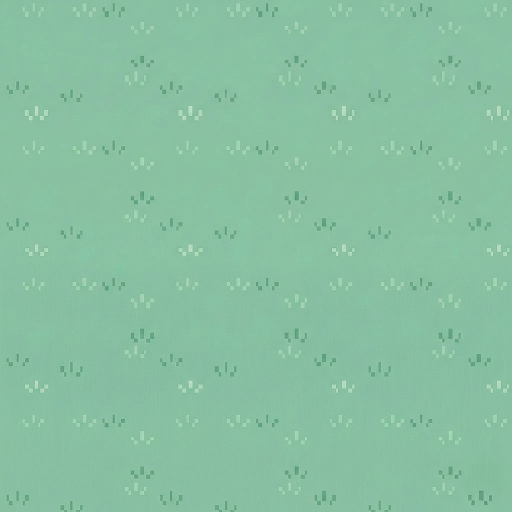
#> input picture assets/grass.png, 512 x 512 px, given in place of claude_waving_neutral.png, which was not available
$ python make-preview.py
#> lines starting #> are read from the running program, lines starting #| are printed output that depends on the picture; pictures that were not available may be replaced by others from this repository, and a replacement may not be noted
#!/usr/bin/env python3
"""Génère assets/preview.gif depuis les sprites du projet.

Scénario : arrivée (waving) -> working -> waiting -> sleeping -> jardin (idle_happy
sur grass.png). Les 4 premières scènes sont composées sur un fond sombre
imitant le top bar GNOME ; la 5e imite le popup avec son île d'herbe.
"""

from pathlib import Path
from PIL import Image, ImageDraw, ImageFont

ROOT = Path(__file__).resolve().parent.parent
SPRITES = ROOT / "assets" / "sprites"
GRASS = ROOT / "assets" / "grass.png"
OUT = ROOT / "assets" / "preview.gif"

W, H = 320, 160
PANEL_BG = (40, 40, 45, 255)
POPUP_BG = (50, 50, 58, 255)
TEXT_FG = (220, 220, 220, 255)


def load_font(size):
#> called with size = 13
    for p in (
        "/usr/share/fonts/dejavu-sans-fonts/DejaVuSans-Bold.ttf",
        "/usr/share/fonts/dejavu/DejaVuSans-Bold.ttf",
        "/usr/share/fonts/TTF/DejaVuSans-Bold.ttf",
    ):
        if Path(p).exists():
            return ImageFont.truetype(p, size)
    return ImageFont.load_default()


FONT = load_font(13)


def load_frames(name):
#> called with name = 'claude_waving_neutral.png'
    img = Image.open(SPRITES / name).convert("RGBA")
#> img is the input picture: PIL image 512x512 RGBA; mean R, G, B, A 136, 191.9, 162.4, 255
    n = img.size[0] // 64
#> n = 8
    return [img.crop((i * 64, 0, (i + 1) * 64, 64)) for i in range(n)]


def draw_label(canvas, label, y_offset=10):
    draw = ImageDraw.Draw(canvas)
    tw = draw.textlength(label, font=FONT)
    draw.text(((W - tw) / 2, H - y_offset - 14), label, fill=TEXT_FG, font=FONT)


def panel_frame(sprite, label):
    bg = Image.new("RGBA", (W, H), PANEL_BG)
    scaled = sprite.resize((112, 112), Image.NEAREST)
    bg.paste(scaled, ((W - 112) // 2, (H - 112) // 2 - 8), scaled)
    draw_label(bg, label)
    return bg


def make_grass_strip(width, height):
    tile = Image.open(GRASS).convert("RGBA").resize((64, 64))
    strip = Image.new("RGBA", (width, height), (0, 0, 0, 0))
    for x in range(0, width, 64):
        for y in range(0, height, 64):
            strip.paste(tile, (x, y))
    return strip


def garden_frame(sprite, label):
    bg = Image.new("RGBA", (W, H), (30, 30, 35, 255))
    pad_x, pad_y = 20, 14
    popup = Image.new("RGBA", (W - 2 * pad_x, H - 2 * pad_y - 18), POPUP_BG)
    island_h = 90
    island = make_grass_strip(popup.size[0], island_h)
    island_mask = Image.new("L", island.size, 0)
    ImageDraw.Draw(island_mask).rounded_rectangle(
        (0, 0, island.size[0] - 1, island.size[1] - 1), radius=8, fill=255
    )
    popup.paste(island, (0, 6), island_mask)
    scaled = sprite.resize((80, 80), Image.NEAREST)
    popup.paste(scaled, ((popup.size[0] - 80) // 2, 8), scaled)
    # Round popup corners
    pmask = Image.new("L", popup.size, 0)
    ImageDraw.Draw(pmask).rounded_rectangle(
        (0, 0, popup.size[0] - 1, popup.size[1] - 1), radius=10, fill=255
    )
    popup.putalpha(pmask)
    bg.paste(popup, (pad_x, pad_y), popup)
    draw_label(bg, label, y_offset=6)
    return bg


SCENES = [
    ("waving", "claude_waving_neutral.png", 25, "Session started"),
    ("working", "claude_working_neutral.png", 12, "Working"),
    ("waiting", "claude_waiting_neutral.png", 12, "Waiting for input"),
    ("sleeping", "claude_sleeping_neutral.png", 14, "Sleeping"),
    ("garden", "claude_idle_happy.png", 22, "In the garden"),
]


def main():
    frames = []
    for kind, sprite_file, count, label in SCENES:
        sheet = load_frames(sprite_file)
#> sheet = 8 items
        n = len(sheet)
#> n = 8
        composer = garden_frame if kind == "garden" else panel_frame
        for i in range(count):
            frames.append(composer(sheet[i % n], label))
#> this loop made 25 passes
#> pass 1, in panel_frame, `bg = Image.new("RGBA", (W, H), PANEL_BG)`:
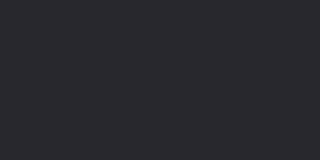
#> bg: PIL image 320x160 RGBA; mean R, G, B, A 40, 40, 45, 255
#> pass 1, in panel_frame, `scaled = sprite.resize((112, 112), Image.NEAREST)`:
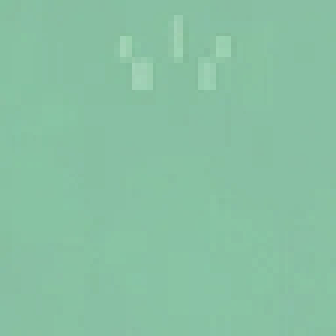
#> scaled: PIL image 112x112 RGBA (shown 3 times larger); mean R, G, B, A 136.4, 193.1, 163.5, 255
#> pass 2, in panel_frame (call 2), `scaled = sprite.resize((112, 112), Image.NEAREST)`:
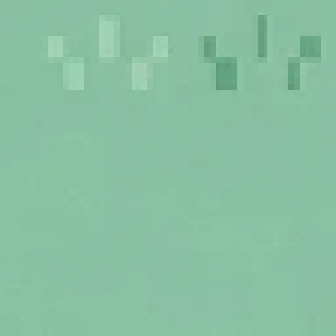
#> scaled: PIL image 112x112 RGBA (shown 3 times larger); mean R, G, B, A 136.2, 191.9, 162.9, 255
#> pass 3, in panel_frame (call 3), `scaled = sprite.resize((112, 112), Image.NEAREST)`:
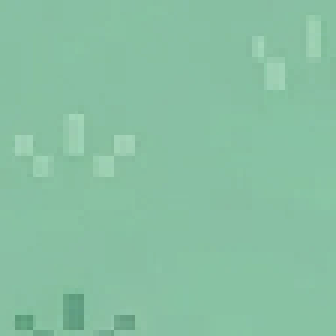
#> scaled: PIL image 112x112 RGBA (shown 3 times larger); mean R, G, B, A 136.2, 192.4, 163.1, 255
#> after the loop, frames = 25 items
#> pass 2 of the loop in main, `for kind, sprite_file, count, label in SCENES:`:
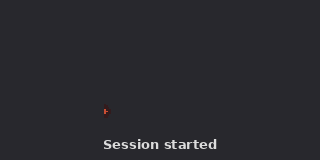
#> input picture assets/preview.gif, 320 x 160 px, given in place of claude_working_neutral.png, which was not available
#> img: PIL image 320x160 RGBA
#> sheet = 5 items
#> in main, `n = len(sheet)`: n = 5
#> the loop in main, `for i in range(count):` made 12 passes
#> pass 1, in panel_frame (call 26), `scaled = sprite.resize((112, 112), Image.NEAREST)`:
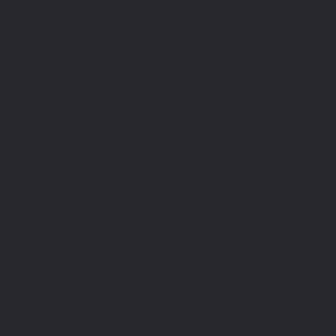
#> scaled: PIL image 112x112 RGBA (shown 3 times larger); mean R, G, B, A 40, 40, 45, 255
#> after the loop in main, `for i in range(count):`: frames = 37 items

    # GIF: convert each frame to a shared adaptive palette for smaller size
    out_frames = [
        f.convert("RGB").quantize(colors=128, method=Image.Quantize.MEDIANCUT)
        for f in frames
    ]

    out_frames[0].save(
        OUT,
        save_all=True,
        append_images=out_frames[1:],
        duration=100,  # ms per frame -> 10 fps
        loop=0,
        optimize=True,
        disposal=2,
    )
    size_kb = OUT.stat().st_size // 1024
    print(f"Wrote {OUT.relative_to(ROOT)}  ({size_kb} KB, {len(out_frames)} frames)")


if __name__ == "__main__":
#> (the run stopped early here; a loop or call above may not have finished)
